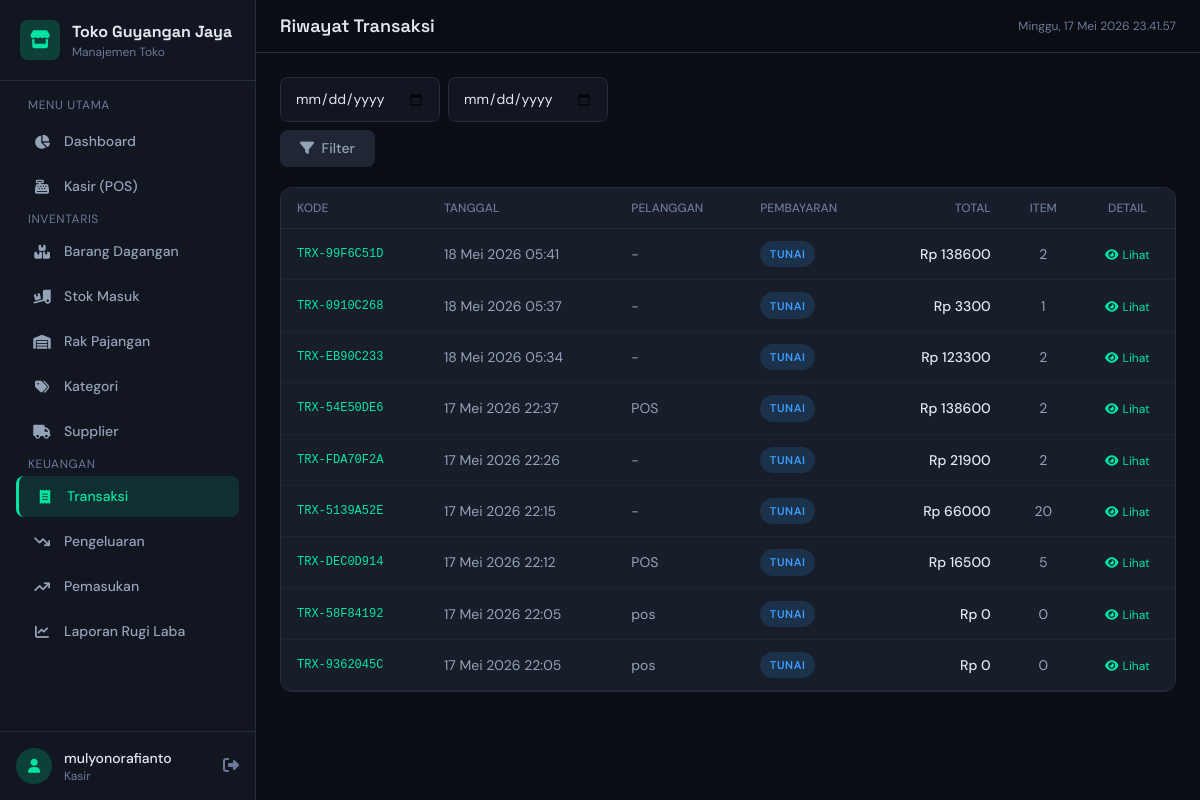
Page /transactions/ (signed in) on the committed database.
### store/models.py (models this page shows, shortened)
class Transaction(models.Model):
    PAYMENT_METHOD_CHOICES = [
        ('cash', 'Tunai'),
        ('debit', 'Kartu Debit'),
        ('credit', 'Kartu Kredit'),
        ('qris', 'QRIS'),
        ('transfer', 'Transfer Bank'),
    ]
    transaction_code = models.CharField('Kode Transaksi', max_length=50, unique=True, editable=False)
    date = models.DateTimeField('Tanggal', auto_now_add=True)
    payment_method = models.CharField('Metode Pembayaran', max_length=20,
                                      choices=PAYMENT_METHOD_CHOICES, default='cash')
    subtotal = models.DecimalField('Subtotal', max_digits=15, decimal_places=2, default=0)
    discount = models.DecimalField('Diskon', max_digits=15, decimal_places=2, default=0)
    total = models.DecimalField('Total', max_digits=15, decimal_places=2, default=0)
    cash_received = models.DecimalField('Uang Diterima', max_digits=15, decimal_places=2, default=0)
    change = models.DecimalField('Kembalian', max_digits=15, decimal_places=2, default=0)
    customer_name = models.CharField('Nama Pelanggan', max_length=200, blank=True, null=True)
    created_by = models.ForeignKey(User, on_delete=models.SET_NULL, null=True)
    notes = models.TextField('Catatan', blank=True, null=True)
    class Meta:
        verbose_name = 'Transaksi'
        verbose_name_plural = 'Transaksi'
        ordering = ['-date']
    @property
    def total_items(self):
        return sum(item.quantity for item in self.items.all())

class TransactionItem(models.Model):
    transaction = models.ForeignKey(Transaction, on_delete=models.CASCADE,
                                     verbose_name='Transaksi', related_name='items')
    product = models.ForeignKey(Product, on_delete=models.SET_NULL, null=True,
                                 verbose_name='Barang')
    product_name = models.CharField('Nama Barang', max_length=200)
    quantity = models.PositiveIntegerField('Jumlah')
    price = models.DecimalField('Harga Satuan', max_digits=15, decimal_places=2)
    cost_price = models.DecimalField('Harga Modal', max_digits=15, decimal_places=2, default=0)
    subtotal = models.DecimalField('Subtotal', max_digits=15, decimal_places=2, default=0)
    profit = models.DecimalField('Keuntungan', max_digits=15, decimal_places=2, default=0)
    class Meta:
        verbose_name = 'Item Transaksi'
        verbose_name_plural = 'Item Transaksi'

### store/views.py (the view)
# urls.py: path('transactions/', views.transaction_list, name='transaction_list'),
@login_required
def transaction_list(request):
    transactions = Transaction.objects.all()
    date_from = request.GET.get('date_from')
    date_to = request.GET.get('date_to')
    if date_from:
        transactions = transactions.filter(date__date__gte=date_from)
    if date_to:
        transactions = transactions.filter(date__date__lte=date_to)
    return render(request, 'store/transaction_list.html', {'transactions': transactions})

### store/templates/store/transaction_list.html (shortened to what this page needs)
{% extends 'store/base.html' %}
{% block nav_transactions %}active{% endblock %}
{% block page_title %}Riwayat Transaksi{% endblock %}
{% block content %}
<div class="flex flex-col sm:flex-row gap-3 mb-5">
    <form method="get" class="flex flex-wrap gap-2">
        <input type="date" name="date_from" class="form-input max-w-[160px]" value="{{ request.GET.date_from|default:'' }}">
        <input type="date" name="date_to" class="form-input max-w-[160px]" value="{{ request.GET.date_to|default:'' }}">
        <button type="submit" class="btn-secondary"><i class="fas fa-filter mr-1"></i> Filter</button>
    </form>
</div>
<div class="bg-card border border-border rounded-xl overflow-hidden">
    <div class="overflow-x-auto">
        <table class="w-full text-sm">
            <thead>
                <tr class="border-b border-border text-left">
                    <th class="px-4 py-3 text-muted font-medium text-xs uppercase">Kode</th>
                    <th class="px-4 py-3 text-muted font-medium text-xs uppercase">Tanggal</th>
                    <th class="px-4 py-3 text-muted font-medium text-xs uppercase">Pelanggan</th>
                    <th class="px-4 py-3 text-muted font-medium text-xs uppercase">Pembayaran</th>
                    <th class="px-4 py-3 text-muted font-medium text-xs uppercase text-right">Total</th>
                    <th class="px-4 py-3 text-muted font-medium text-xs uppercase text-center">Item</th>
                    <th class="px-4 py-3 text-muted font-medium text-xs uppercase text-center">Detail</th>
                </tr>
            </thead>
            <tbody>
                {% for trx in transactions %}
                <tr class="table-row border-b border-border/50">
                    <td class="px-4 py-3 font-mono text-accent text-xs">{{ trx.transaction_code }}</td>
                    <td class="px-4 py-3 text-fgDim">{{ trx.date|date:"d M Y H:i" }}</td>
                    <td class="px-4 py-3 text-fgDim">{{ trx.customer_name|default:"-" }}</td>
                    <td class="px-4 py-3"><span class="badge badge-info">{{ trx.get_payment_method_display }}</span></td>
                    <td class="px-4 py-3 text-right text-fg font-medium">Rp {{ trx.total|floatformat:0 }}</td>
                    <td class="px-4 py-3 text-center text-fgDim">{{ trx.total_items }}</td>
                    <td class="px-4 py-3 text-center">
                        <a href="{% url 'store:transaction_detail' trx.pk %}" class="text-accent hover:underline text-xs">
                            <i class="fas fa-eye mr-1"></i>Lihat
                        </a>
                    </td>
                </tr>
                {% empty %}
                <tr>
                    <td colspan="7" class="px-4 py-12 text-center text-muted">
                        <i class="fas fa-receipt text-3xl mb-3 block"></i>Belum ada transaksi
                    </td>
                </tr>
                {% endfor %}
            </tbody>
        </table>
    </div>
</div>
{% endblock %}

### store/templates/store/base.html (shortened to what this page needs)
{% load static %}
<!DOCTYPE html>
<html lang="id">
<head>
    <script src="https://cdn.tailwindcss.com"></script>
    <link rel="stylesheet" href="https://cdnjs.cloudflare.com/ajax/libs/font-awesome/6.5.0/css/all.min.css">
</head>
<body class="min-h-screen">
    <aside class="sidebar fixed left-0 top-0 h-full w-64 bg-surface border-r border-border flex flex-col z-50 lg:translate-x-0" id="sidebar">
        <div class="p-5 border-b border-border">
            <div class="flex items-center gap-3">
                <div class="w-10 h-10 rounded-lg bg-accent/20 flex items-center justify-center">
                    <i class="fas fa-store text-accent text-lg"></i>
                </div>
                <div>
                    <h1 class="text-base font-display font-bold text-fg">Toko Guyangan Jaya</h1>
                    <p class="text-xs text-muted">Manajemen Toko</p>
                </div>
            </div>
        </div>
        <nav class="flex-1 overflow-y-auto p-4 space-y-1">
            <p class="text-xs text-muted uppercase tracking-wider mb-2 px-3">Menu Utama</p>
            <a href="{% url 'store:dashboard' %}" class="sidebar-link {% block nav_dashboard %}{% endblock %}">
                <i class="fas fa-chart-pie"></i> Dashboard
            </a>
            <a href="{% url 'store:pos' %}" class="sidebar-link {% block nav_pos %}{% endblock %}">
                <i class="fas fa-cash-register"></i> Kasir (POS)
            </a>
            <p class="text-xs text-muted uppercase tracking-wider mt-5 mb-2 px-3">Inventaris</p>
            <a href="{% url 'store:product_list' %}" class="sidebar-link {% block nav_products %}{% endblock %}">
                <i class="fas fa-boxes-stacked"></i> Barang Dagangan
            </a>
            <a href="{% url 'store:stockin_list' %}" class="sidebar-link {% block nav_stockin %}{% endblock %}">
                <i class="fas fa-truck-ramp-box"></i> Stok Masuk
            </a>
            <a href="{% url 'store:shelf_list' %}" class="sidebar-link {% block nav_shelves %}{% endblock %}">
                <i class="fas fa-warehouse"></i> Rak Pajangan
            </a>
            <a href="{% url 'store:category_list' %}" class="sidebar-link {% block nav_categories %}{% endblock %}">
                <i class="fas fa-tags"></i> Kategori
            </a>
            <a href="{% url 'store:supplier_list' %}" class="sidebar-link {% block nav_suppliers %}{% endblock %}">
                <i class="fas fa-truck"></i> Supplier
            </a>
            <p class="text-xs text-muted uppercase tracking-wider mt-5 mb-2 px-3">Keuangan</p>
            <a href="{% url 'store:transaction_list' %}" class="sidebar-link {% block nav_transactions %}{% endblock %}">
                <i class="fas fa-receipt"></i> Transaksi
            </a>
            <a href="{% url 'store:expense_list' %}" class="sidebar-link {% block nav_expenses %}{% endblock %}">
                <i class="fas fa-arrow-trend-down"></i> Pengeluaran
            </a>
            <a href="{% url 'store:income_list' %}" class="sidebar-link {% block nav_incomes %}{% endblock %}">
                <i class="fas fa-arrow-trend-up"></i> Pemasukan
            </a>
            <a href="{% url 'store:report' %}" class="sidebar-link {% block nav_reports %}{% endblock %}">
                <i class="fas fa-chart-line"></i> Laporan Rugi Laba
            </a>
        </nav>
        <div class="p-4 border-t border-border">
            <div class="flex items-center gap-3">
                <div class="w-9 h-9 rounded-full bg-accent/20 flex items-center justify-center">
                    <i class="fas fa-user text-accent text-sm"></i>
                </div>
                <div class="flex-1 min-w-0">
                    <p class="text-sm font-medium text-fg truncate">{{ request.user.username }}</p>
                    <p class="text-xs text-muted">Kasir</p>
                </div>
                <form method="post" action="{% url 'logout' %}" class="inline">
                    <button type="submit" class="text-muted hover:text-danger transition-colors cursor-pointer" title="Keluar">
                        <i class="fas fa-right-from-bracket"></i>
                    </button>
                </form>
            </div>
        </div>
    </aside>
    <main class="lg:ml-64 min-h-screen">
        <header class="sticky top-0 z-30 bg-bg/80 backdrop-blur-xl border-b border-border px-4 lg:px-6 py-3">
            <div class="flex items-center justify-between">
                <div class="flex items-center gap-3">
                    <h2 class="text-lg font-display font-semibold text-fg">{% block page_title %}{% endblock %}</h2>
                </div>
                <div class="flex items-center gap-3">
                    <span class="text-xs text-muted" id="currentTime"></span>
                </div>
            </div>
        </header>
        <div class="p-4 lg:p-6 animate-fade-in">
            {% block content %}{% endblock %}
        </div>
    </main>
</body>
</html>

### store/templates/store/base.html (style rules this page uses)
* { box-sizing: border-box; }
body { font-family: 'DM Sans', sans-serif; background: #0B0E14; color: #E2E8F0; }
h1, h2, h3, h4, h5, h6 { font-family: 'Space Grotesk', sans-serif; }
.form-input { width: 100%; padding: 0.625rem 0.875rem; background: #121620; border: 1px solid #252D3D; border-radius: 0.5rem; color: #E2E8F0; font-size: 0.875rem; transition: all 0.2s; }
.form-input::placeholder { color: #6B7A99; }
.sidebar-link { display: flex; align-items: center; gap: 0.75rem; padding: 0.625rem 1rem; border-radius: 0.5rem; color: #94A3B8; transition: all 0.2s; font-size: 0.875rem; font-weight: 500; }
.sidebar-link.active { background: rgba(0,229,160,0.12); color: #00E5A0; border-left: 3px solid #00E5A0; }
.sidebar-link i { width: 20px; text-align: center; }
.table-row { transition: background 0.15s; }
.btn-secondary { background: rgba(37,45,61,0.8); color: #94A3B8; font-weight: 500; padding: 0.5rem 1.25rem; border-radius: 0.5rem; transition: all 0.2s; font-size: 0.875rem; }
.badge { display: inline-flex; align-items: center; padding: 0.2rem 0.6rem; border-radius: 9999px; font-size: 0.7rem; font-weight: 600; text-transform: uppercase; letter-spacing: 0.05em; }
.badge-info { background: rgba(59,158,255,0.15); color: #3B9EFF; }
.animate-fade-in { animation: fadeIn 0.4s ease-out; }

### rows in the picture
Transaction: transaction_code "TRX-99F6C51D", date "18 Mei 2026 05:41", customer_name "-", payment_method "TUNAI", total "138600", total_items "2"
Transaction: transaction_code "TRX-0910C268", date "18 Mei 2026 05:37", customer_name "-", payment_method "TUNAI", total "3300", total_items "1"
Transaction: transaction_code "TRX-EB90C233", date "18 Mei 2026 05:34", customer_name "-", payment_method "TUNAI", total "123300", total_items "2"
Transaction: transaction_code "TRX-54E50DE6", date "17 Mei 2026 22:37", customer_name "POS", payment_method "TUNAI", total "138600", total_items "2"
Transaction: transaction_code "TRX-FDA70F2A", date "17 Mei 2026 22:26", customer_name "-", payment_method "TUNAI", total "21900", total_items "2"
Transaction: transaction_code "TRX-5139A52E", date "17 Mei 2026 22:15", customer_name "-", payment_method "TUNAI", total "66000", total_items "20"
Transaction: transaction_code "TRX-DEC0D914", date "17 Mei 2026 22:12", customer_name "POS", payment_method "TUNAI", total "16500", total_items "5"
Transaction: transaction_code "TRX-58F84192", date "17 Mei 2026 22:05", customer_name "pos", payment_method "TUNAI", total "0", total_items "0"
Transaction: transaction_code "TRX-9362045C", date "17 Mei 2026 22:05", customer_name "pos", payment_method "TUNAI", total "0", total_items "0"

### other values in the picture
{{ request.user.username }} "mulyonorafianto"
